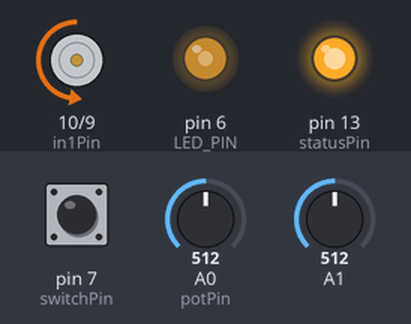
Simulated run of this sketch. Board: Arduino Uno, built with avr-gcc and run on an emulated ATmega328P. Parts: motor-driver pin pairs drawn as motors (green arrow = first pin HIGH = forward, orange = second pin HIGH = backward, longer = more drive, scaled by the enable pin), output pins drawn as LEDs (lit = HIGH). The inputs (shaded band) are chosen by the test bench; at power-on: A0 (potPin) = 512, A1 = 512, pin 7 (switchPin) HIGH.

Above: at 1.2 s.
1.3 s: A0 (potPin) set to 716
At 2.1 s:
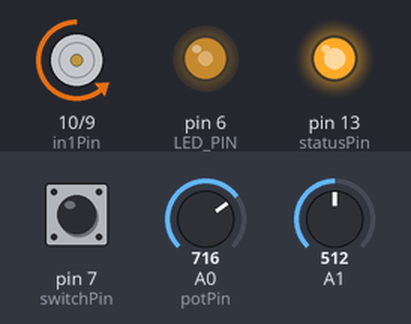
2.8 s: A1 set to 716
At 3.3 s:
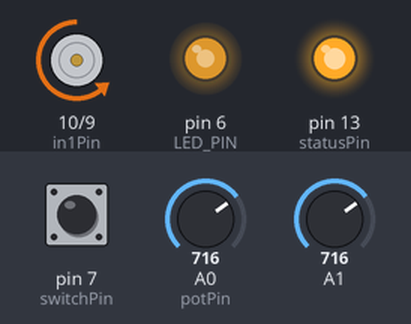
4.3 s: pin 7 (switchPin) pulled LOW for 0.15 s
At 4.37 s:
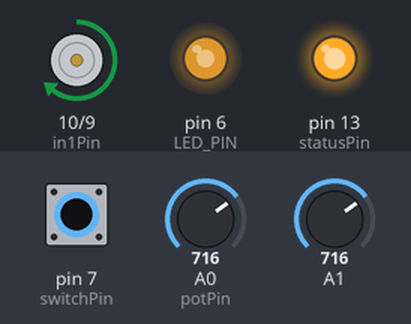
5.9 s: A0 (potPin) set to 900
At 6.8 s:
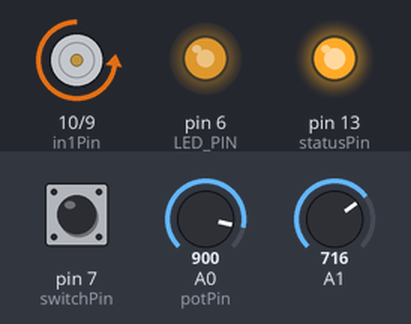
7.4 s: A1 set to 900
At 8.0 s:
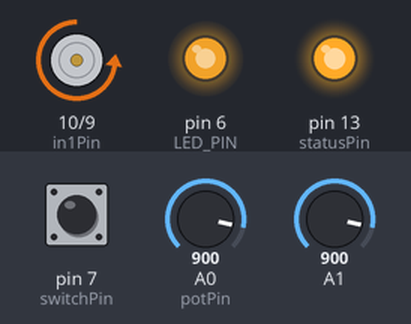
8.9 s: pin 7 (switchPin) pulled LOW for 1 s
At 9.7 s:
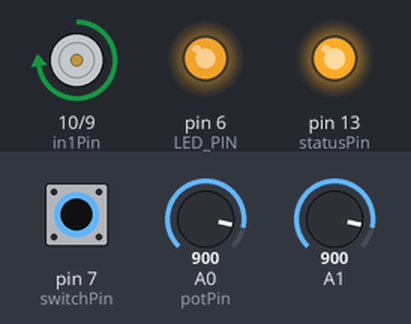
Timing chart, 0 to 11.9 s (numbered marks = the images above; inputs shaded):
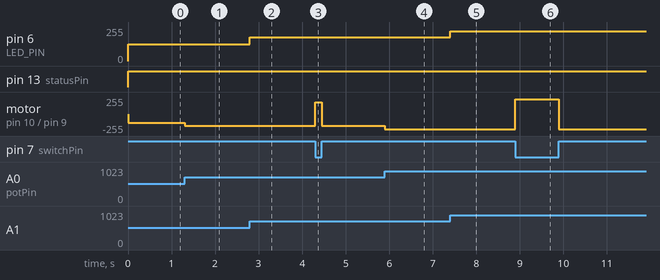

The sketch:

CODE.ino
```cpp
int enablePin = 11;

int in1Pin = 10;

int in2Pin = 9;

int switchPin = 7;

int potPin = 0;

int statusPin= 13;

int LED_PIN = 6;

void setup()

{

pinMode(in1Pin, OUTPUT);

pinMode(in2Pin, OUTPUT);

pinMode(enablePin, OUTPUT);

pinMode(switchPin, INPUT_PULLUP);

pinMode(statusPin,OUTPUT);

pinMode(LED_PIN, OUTPUT);

}

void loop()

{

digitalWrite(13,HIGH);

int speed = analogRead(potPin) / 4;

boolean reverse = digitalRead(switchPin);

setMotor(speed, reverse);

int potentiometerValue = analogRead(A1);

int brightness = map(potentiometerValue, 0, 1023, 0, 255);

analogWrite(LED_PIN, brightness);

}

void setMotor(int speed, boolean reverse)

{

analogWrite(enablePin, speed);

digitalWrite(in1Pin, ! reverse);

digitalWrite(in2Pin, reverse);

}
```

Measured:
- after the input at 1.3 s, motor on pin 10 (in1Pin) / pin 9 (in2Pin): backward 128/255 → backward 179/255 at once
- after the input at 2.8 s, pin 6 (LED_PIN): 127/255 → 178/255 at once
- after the input at 4.3 s, motor on pin 10 (in1Pin) / pin 9 (in2Pin): backward 179/255 → forward 179/255 at once, → backward 179/255 0.15 s later
- after the input at 5.9 s, motor on pin 10 (in1Pin) / pin 9 (in2Pin): backward 179/255 → backward 225/255 at once
- after the input at 7.4 s, pin 6 (LED_PIN): 178/255 → 224/255 at once
- after the input at 8.9 s, motor on pin 10 (in1Pin) / pin 9 (in2Pin): backward 225/255 → forward 225/255 at once, → backward 225/255 1.0 s later
